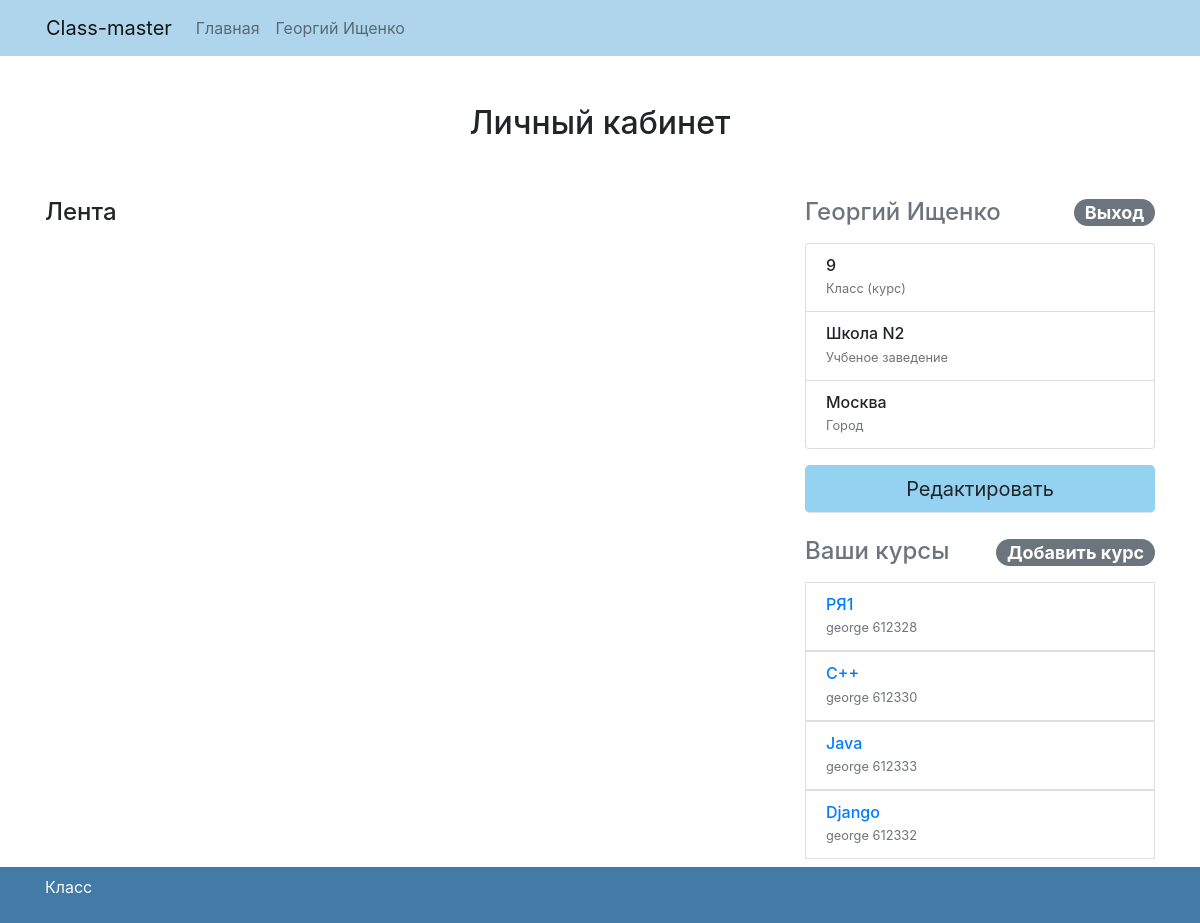
Before: /im/ (signed in) with the older database file.
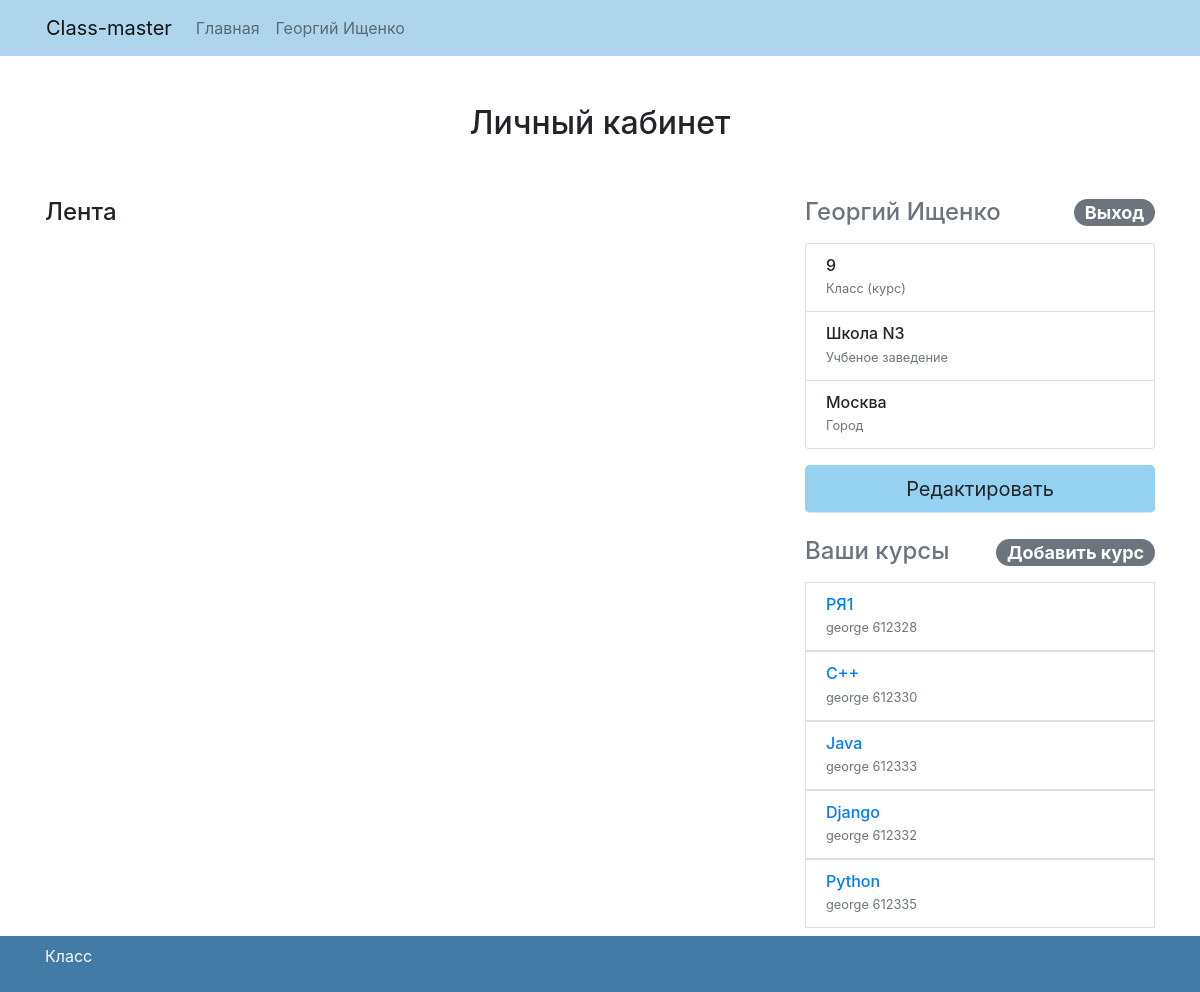
After: the same page with the newer database file.
### my_class/models.py (models this page shows, shortened)
class Profile(models.Model):
    user = models.OneToOneField(User, primary_key=True, on_delete=models.CASCADE)
    city = models.CharField(max_length=16)
    institution = models.CharField(max_length=64, blank=True)
    grade = models.CharField(max_length=2, blank=True)
    classes = models.ManyToManyField(Class, verbose_name='Классы',
         through='ProfileClass')
    last_visit = models.DateTimeField(auto_now_add=True)
    class Meta:
        verbose_name = "Профили"
        verbose_name_plural = "Профили"

class Class(models.Model):
    name = models.CharField(max_length=32)
    teacher = models.ForeignKey(settings.AUTH_USER_MODEL, on_delete=models.CASCADE, null=True, blank=True)
    def pin(self):
        return generate_pin(self.pk)
    class Meta:
        verbose_name = "Классы"
        verbose_name_plural = "Классы"

### my_class/views.py (the view)
# urls.py: path('im/',profile),
@login_required
def profile(request):
	profile = Profile.objects.get(user = request.user)
	return render(request, 'profile.html', {
		'profile' : profile
		})

### my_class/models.py (called while the page is built)
def generate_pin(n):
        return (n^612345)

### my_class/templates/profile.html (shortened to what this page needs)
{% extends "base.html" %}
  {% block content %}
	<body>
	  <div class="container">
	<div class="py-5 text-center">
	  <h2>Личный кабинет</h2>
	</div>
	  <div class="row">
	    <div class="col-md-4 order-md-2 mb-5">
	    	<h4 class="d-flex justify-content-between align-items-center mb-3">
		       	<span class="text-muted">{{profile.user.first_name}} {{profile.user.last_name}}</span>
		       	<a class="badge badge-secondary badge-pill" href="/accounts/logout">Выход</a>
		    </h4>
		    <ul class="list-group mb-3">
		    	<li class="list-group-item d-flex justify-content-between lh-condensed">
		          <div>
		            <h6 class="my-0">{{profile.grade}}</h6>
		            <small class="text-muted">Класс (курс)</small>
		          </div>
		        </li>
		        <li class="list-group-item d-flex justify-content-between lh-condensed">
		          <div>
		            <h6 class="my-0">{{profile.institution}}</h6>
		            <small class="text-muted">Учбеное заведение</small>
		          </div>
		        </li>
		        <li class="list-group-item d-flex justify-content-between lh-condensed">
		          <div>
		            <h6 class="my-0">{{profile.city}}</h6>
		            <small class="text-muted">Город</small>
		          </div>
		        </li>
		    </ul>
	    	<a class="btn btn-lg btn-block mb-4 border-bottom" href='/edit' type="submit"
	    	style="background-color: #95D2F1;">Редактировать</a>
		     <h4 class="d-flex justify-content-between align-items-center mb-3">
		       	<span class="text-muted">Ваши курсы</span>
		        <div class="dropdown">
				  <span class="badge badge-secondary badge-pill" type="button" id="dropdownMenuButton" data-toggle="dropdown" aria-haspopup="true" aria-expanded="false">
				    Добавить курс
				  </span>
				</div>
		    </h4>
		    <ul class="list-group mb-3">
		    	{% for class in profile.classes.all %}
		    	<a href="/classes/{{class.name}}-{{class.pk}}/feed">
		    		<li class="list-group-item d-flex justify-content-between lh-condensed">
				        <div>
				            <h6 class="my-0">{{ class.name }}</h6>
				            <small class="text-muted">{{ class.teacher }} {{ class.pin }}</small>
				        </div>
		        	</li>
		    	</a>
		        {% endfor %}
		    </ul>
	    </div>
	    <div class="col-md-8 order-md-1">
	      <h4 class="mb-3">Лента</h4>
	    </div>
	  </div>
	</body>
	{% endblock %}

### my_class/templates/base.html (shortened to what this page needs)
{% load static %}
<!doctype html>
<html>
  <head>
  	<link href="{% static 'vendor/bootstrap/css/bootstrap.min.css' %}" rel="stylesheet">
  </head>
  <header>
    <div style="background-color: #AFD5EC;">
      <nav class="container navbar navbar-expand-lg navbar-light">
        <a class="navbar-brand" href="/">Class-master</a>
        <div class="collapse navbar-collapse" id="navbarNavAltMarkup">
          <div class="navbar-nav">
            <a class="nav-link" href="/">Главная</a>
            <a class="nav-link float-right" href="/im">{{request.user.first_name}} {{request.user.last_name}}</a>
          </div>
        </div>
      </nav>
    </div>
  </header>
  <body>
    {% block content %}
    {% endblock %}
  </body>
  <footer class="footer mt-auto py-2 fixed-bottom" style="background-color: #427BA6;">
    <div class="container">
      <p class="text-light">Класс</p>
    </div>
  </footer>
</html>

Changed rows visible on the page:
changed Profile "Москва": institution "Школа N2" → "Школа N3"
added Class: name "Python", teacher "george", pin "612335"
